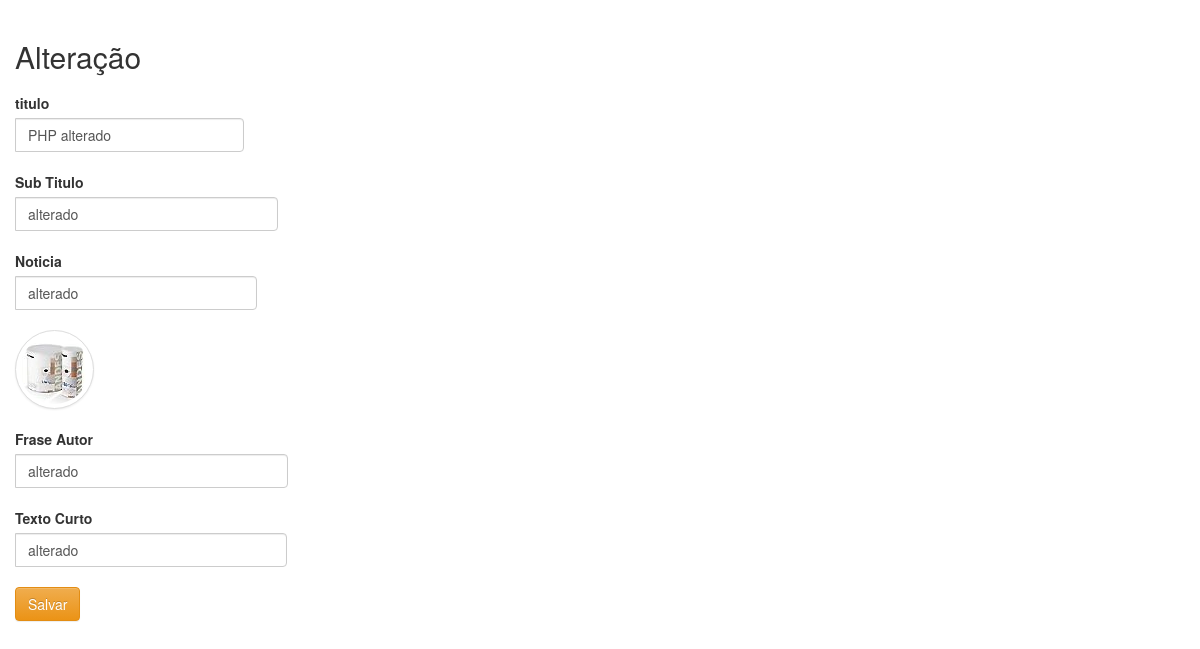
The page /public/app/alterar.php?id_post=16 (signed in) on the database its author committed.
### tables this page shows
CREATE TABLE `post` (
  `id_post` int(11) NOT NULL AUTO_INCREMENT,
  `id_autor` int(11) DEFAULT NULL,
  `titulo` varchar(100) DEFAULT NULL,
  `sub_titulo` varchar(255) DEFAULT NULL,
  `noticia` varchar(255) DEFAULT NULL,
  `imagem` varchar(255) DEFAULT NULL,
  `data_hora` timestamp NULL DEFAULT CURRENT_TIMESTAMP,
  `fraseAutor` varchar(255) DEFAULT NULL,
  `textoCurto` varchar(255) DEFAULT NULL,
  PRIMARY KEY (`id_post`),
  KEY `FK_post_id_autor` (`id_autor`),
  CONSTRAINT `FK_post_id_autor` FOREIGN KEY (`id_autor`) REFERENCES `autor` (`id_autor`)
);

### public/app/alterar.php (the view, shortened to what this page needs)
<?php require_once("../../Conexao/conexao.php"); ?>
<?php
    if(isset($_GET['id_post'])){
        $id_post = $_GET['id_post'];
        $post = "select id_post, id_autor, titulo, sub_titulo, noticia, imagem,fraseAutor,textoCurto ";
        $post .= "from post ";
        $post .= "where id_post = '{$id_post}' ";
        $resultadoPost = mysqli_query($conexao, $post);
        $listaPost = mysqli_fetch_assoc($resultadoPost);
    }
?>
<!doctype html>
<html>
    <head>
        <link href="_CSS/estilo.css" rel="stylesheet">
        <link href="_CSS/estilo1.css" rel="stylesheet">
        <link href="_CSS/estiloAlterarPost.css" rel="stylesheet">
        <link rel="stylesheet" href="https://maxcdn.bootstrapcdn.com/bootstrap/3.3.7/css/bootstrap.min.css">
        <link rel="stylesheet" href="https://maxcdn.bootstrapcdn.com/bootstrap/3.3.7/css/bootstrap-theme.min.css">
    </head>
    <body>
        <main class="container">
        <div class="row">
            <h2>Alteração</h2>
            <form action="alterar.php" method="post">
                <div class="input-group">
                    <label for="titulo">titulo</label>
                    <input type="text" class="form-control" placeholder="Search"
                           value="<?php echo utf8_encode($listaPost['titulo']) ?>"
                           name="titulo"
                    >
                </div>
                <div class="input-group">
                    <label for="sub_titulo">Sub Titulo</label>
                    <input class="form-control" placeholder="Search"
                           type="text" value="<?php echo utf8_encode($listaPost['sub_titulo']) ?>"
                           name="sub_titulo"
                    >
                </div>
                <div class="input-group">
                    <label for="noticia">Noticia</label>
                    <input class="form-control" placeholder="Search"
                           type="text" value="<?php echo utf8_encode($listaPost['noticia']) ?>"
                           name="noticia"
                    >
                </div>
                <div class="input-group">
                    <img alt="" src="<?php echo $listaPost['imagem'] ?>" class="img-responsive img-circle img-thumbnail" />
                </div>
                <div class="input-group">
                    <label for="fraseAutor">Frase Autor</label>
                    <input class="form-control" placeholder="Search"
                           type="text" value="<?php echo utf8_encode($listaPost['fraseAutor']) ?>"
                           name="fraseAutor"
                    >
                </div>
                <div class="input-group">
                    <label for="textoCurto">Texto Curto</label>
                    <input class="form-control" placeholder="Search"
                           type="text" value="<?php echo utf8_encode($listaPost['textoCurto']) ?>"
                           name="textoCurto"
                    >
                </div>
                <div class="input-group">
                    <button type="submit" class="btn btn-warning">Salvar</button>
                </div>
            </form>
        </div>
        </main>
    </body>
</html>

### public/app/_CSS/estiloAlterarPost.css (style rules this page uses)
div { margin-top: 20px; }

### rows shown on the page
post: titulo "PHP alterado", sub_titulo "alterado", noticia "alterado", imagem (picture), fraseAutor "alterado", textoCurto "alterado"
